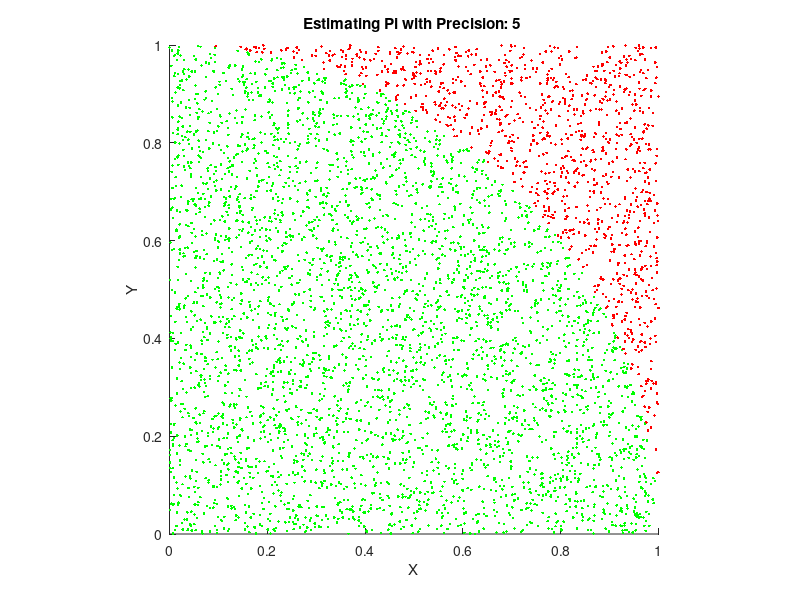

This chart was generated by the following MATLAB code: (Note: this script raises an error after producing the figure.)
% Task 3: Compute Pi with User-Defined Precision 
function computed_pi = compute_pi()
   
    % Ask user for the desired precision level
    desired_precision = input('Enter the desired precision level (for example: 1 or 2 or 3): ');

    % Initialize variables
    tolerance = 10^-(desired_precision);  % Tolerance based on user-specified precision
    inside_circle = 0;  
    N = 0;  
    computed_pi = 0;  % Initial estimate of Pi
    previous_pi = NaN;  % To store the previous computed value of Pi
    min_iterations = 5000;  % Minimum iterations to prevent early stopping
    
    % figure for graphical display
    figure;
    hold on;
    axis equal;
    axis([0 1 0 1]);
    title(sprintf('Estimating Pi with Precision: %d ', desired_precision));
    xlabel('X');
    ylabel('Y');
    
    % Start the Monte Carlo simulation
    tic;  % Start timer
    
    while true
        N = N + 1;  
        x = rand;  
        y = rand;  
        
        % Check if the point is inside the quarter circle
        if x^2 + y^2 <= 1
            inside_circle = inside_circle + 1;
            plot(x, y, 'g.');  % Plot points inside the circle in green
        else
            plot(x, y, 'r.');  % Plot points outside the circle in red
        end
        
        % Estimate Pi based on the number of points
        previous_pi = computed_pi;  % Store the previous Pi value
        computed_pi = 4 * inside_circle / N;  % Monte Carlo estimation of Pi
        
        % Ensure a minimum number of iterations
        if N > min_iterations
            % Check if the computed Pi value is stable to the desired significant figures
            if abs(round(computed_pi, desired_precision) - round(previous_pi, desired_precision)) < tolerance
                break;  % Exit the loop if the desired precision is achieved
            end
        end
        
        
        if mod(N, 100) == 0
            drawnow;
        end
    end
    
    % Stop timer and calculate execution time
    execution_time = toc;

    % print the results 
    fprintf('Computed Pi = %.10f\n', computed_pi);
    fprintf('Number of iterations = %d\n', N);
    fprintf('Execution time = %.5f seconds\n', execution_time);

    % final result on the plot
    text(0.5, 0.5, sprintf('\\pi \\approx %.10f', computed_pi), 'FontSize', 14, 'HorizontalAlignment', 'center');
      
end
